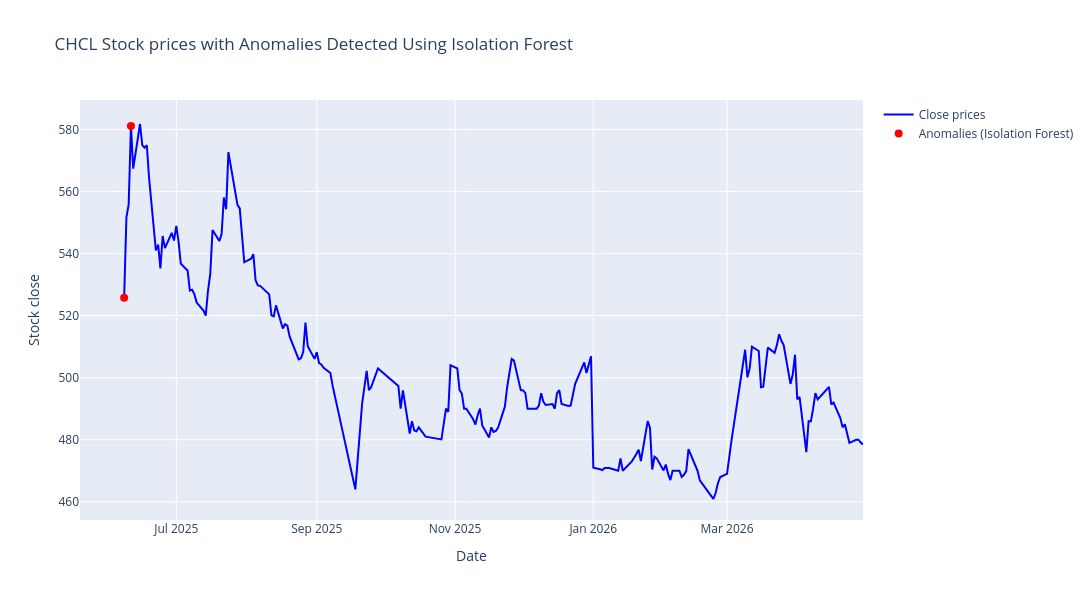

The notebook cell this image was saved under:
### Code cell
fig = go.Figure()

# Add Close prices line
fig.add_trace(
    go.Scatter(
        x=df.index,
        y=df["close"],
        mode="lines",
        name="Close prices",
        line=dict(color="blue", width=2),
    )
)

# Add anomalies (Isolation Forest) as red markers
fig.add_trace(
    go.Scatter(
        x=anomalies_if.index,
        y=anomalies_if["close"],
        mode="markers",
        name="Anomalies (Isolation Forest)",
        marker=dict(color="red", size=8, symbol="circle"),
        showlegend=True,
    )
)

# Update layout for a larger figure size and title
fig.update_layout(
    title=f"{stock_name} Stock prices with Anomalies Detected Using Isolation Forest",
    xaxis_title="Date",
    yaxis_title="Stock close",
    autosize=False,
    width=1200,
    height=600,
)

# Show the plot
fig.show()

### Figure 1 — Plotly figure (JSON) as saved in the notebook; plotly's stock layout.template omitted (floating-point values rounded to 4 significant figures; data arrays with more than 128 entries replaced by an {"elided": "..."} marker saying what was removed)
{"data": [{"line": {"color": "blue", "width": 2}, "mode": "lines", "name": "Close prices", "type": "scatter", "x": {"elided": "200 str values"}, "y": {"elided": "200 float values"}}, {"marker": {"color": "red", "size": 8, "symbol": "circle"}, "mode": "markers", "name": "Anomalies (Isolation Forest)", "showlegend": true, "type": "scatter", "x": ["2025-06-08T00:00:00.000000000", "2025-06-11T00:00:00.000000000"], "y": [525.8, 581.1]}], "layout": {"autosize": false, "height": 600, "title": {"text": "CHCL Stock prices with Anomalies Detected Using Isolation Forest"}, "width": 1200, "xaxis": {"title": {"text": "Date"}}, "yaxis": {"title": {"text": "Stock close"}}}}
